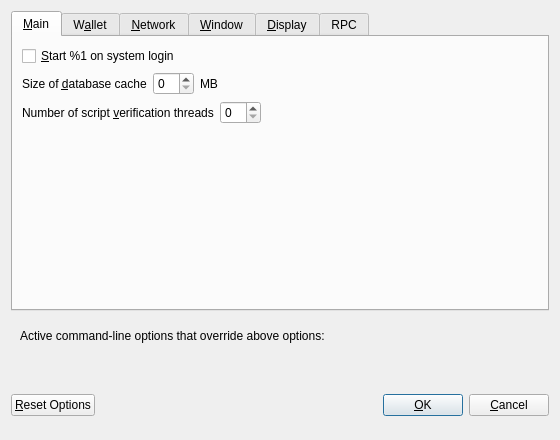
<?xml version="1.0" encoding="UTF-8"?>
<ui version="4.0">
 <class>OptionsDialog</class>
 <widget class="QDialog" name="OptionsDialog">
  <property name="geometry">
   <rect>
    <x>0</x>
    <y>0</y>
    <width>560</width>
    <height>440</height>
   </rect>
  </property>
  <property name="windowTitle">
   <string>Options</string>
  </property>
  <property name="modal">
   <bool>true</bool>
  </property>
  <layout class="QVBoxLayout" name="verticalLayout">
   <item>
    <widget class="QTabWidget" name="tabWidget">
     <property name="currentIndex">
      <number>0</number>
     </property>
     <widget class="QWidget" name="tabMain">
      <attribute name="title">
       <string>&amp;Main</string>
      </attribute>
      <layout class="QVBoxLayout" name="verticalLayout_Main">
       <item>
        <widget class="QCheckBox" name="bitcoinAtStartup">
         <property name="toolTip">
          <string>Automatically start %1 after logging in to the system.</string>
         </property>
         <property name="text">
          <string>&amp;Start %1 on system login</string>
         </property>
        </widget>
       </item>
       <item>
        <layout class="QHBoxLayout" name="horizontalLayout_2_Main">
         <item>
          <widget class="QLabel" name="databaseCacheLabel">
           <property name="text">
            <string>Size of &amp;database cache</string>
           </property>
           <property name="textFormat">
            <enum>Qt::PlainText</enum>
           </property>
           <property name="buddy">
            <cstring>databaseCache</cstring>
           </property>
          </widget>
         </item>
         <item>
          <widget class="QSpinBox" name="databaseCache"/>
         </item>
         <item>
          <widget class="QLabel" name="databaseCacheUnitLabel">
           <property name="text">
            <string>MB</string>
           </property>
           <property name="textFormat">
            <enum>Qt::PlainText</enum>
           </property>
          </widget>
         </item>
         <item>
          <spacer name="horizontalSpacer_2_Main">
           <property name="orientation">
            <enum>Qt::Horizontal</enum>
           </property>
           <property name="sizeHint" stdset="0">
            <size>
             <width>40</width>
             <height>20</height>
            </size>
           </property>
          </spacer>
         </item>
        </layout>
       </item>
       <item>
        <layout class="QHBoxLayout" name="horizontalLayout_3_Main">
         <item>
          <widget class="QLabel" name="threadsScriptVerifLabel">
           <property name="text">
            <string>Number of script &amp;verification threads</string>
           </property>
           <property name="textFormat">
            <enum>Qt::PlainText</enum>
           </property>
           <property name="buddy">
            <cstring>threadsScriptVerif</cstring>
           </property>
          </widget>
         </item>
         <item>
          <widget class="QSpinBox" name="threadsScriptVerif">
           <property name="toolTip">
            <string>(0 = auto, &lt;0 = leave that many cores free)</string>
           </property>
          </widget>
         </item>
         <item>
          <spacer name="horizontalSpacer_3_Main">
           <property name="orientation">
            <enum>Qt::Horizontal</enum>
           </property>
           <property name="sizeHint" stdset="0">
            <size>
             <width>40</width>
             <height>20</height>
            </size>
           </property>
          </spacer>
         </item>
        </layout>
       </item>
       <item>
        <spacer name="verticalSpacer_Main">
         <property name="orientation">
          <enum>Qt::Vertical</enum>
         </property>
         <property name="sizeHint" stdset="0">
          <size>
           <width>20</width>
           <height>40</height>
          </size>
         </property>
        </spacer>
       </item>
      </layout>
     </widget>
     <widget class="QWidget" name="tabWallet">
      <attribute name="title">
       <string>W&amp;allet</string>
      </attribute>
      <layout class="QVBoxLayout" name="verticalLayout_Wallet">
       <item>
        <widget class="QGroupBox" name="groupBox">
         <property name="title">
          <string>Expert</string>
         </property>
         <layout class="QVBoxLayout" name="verticalLayout_2">
          <item>
           <widget class="QCheckBox" name="coinControlFeatures">
            <property name="toolTip">
             <string>Whether to show coin control features or not.</string>
            </property>
            <property name="text">
             <string>Enable coin &amp;control features</string>
            </property>
           </widget>
          </item>
          <item>
           <widget class="QCheckBox" name="spendZeroConfChange">
            <property name="toolTip">
             <string>If you disable the spending of unconfirmed change, the change from a transaction cannot be used until that transaction has at least one confirmation. This also affects how your balance is computed.</string>
            </property>
            <property name="text">
             <string>&amp;Spend unconfirmed change</string>
            </property>
           </widget>
          </item>
         </layout>
        </widget>
       </item>
       <item>
        <spacer name="verticalSpacer_Wallet">
         <property name="orientation">
          <enum>Qt::Vertical</enum>
         </property>
         <property name="sizeHint" stdset="0">
          <size>
           <width>20</width>
           <height>40</height>
          </size>
         </property>
        </spacer>
       </item>
      </layout>
     </widget>
     <widget class="QWidget" name="tabNetwork">
      <attribute name="title">
       <string>&amp;Network</string>
      </attribute>
      <layout class="QVBoxLayout" name="verticalLayout_Network">
       <item>
        <widget class="QCheckBox" name="mapPortUpnp">
         <property name="toolTip">
          <string>Automatically open the MFCoin client port on the router. This only works when your router supports UPnP and it is enabled.</string>
         </property>
         <property name="text">
          <string>Map port using &amp;UPnP</string>
         </property>
        </widget>
       </item>
       <item>
        <widget class="QCheckBox" name="allowIncoming">
         <property name="toolTip">
          <string>Accept connections from outside</string>
         </property>
         <property name="text">
          <string>Allow incoming connections</string>
         </property>
        </widget>
       </item>
       <item>
        <widget class="QCheckBox" name="connectSocks">
         <property name="toolTip">
          <string>Connect to the MFCoin network through a SOCKS5 proxy.</string>
         </property>
         <property name="text">
          <string>&amp;Connect through SOCKS5 proxy (default proxy):</string>
         </property>
        </widget>
       </item>
       <item>
        <layout class="QHBoxLayout" name="horizontalLayout_1_Network">
         <item>
          <widget class="QLabel" name="proxyIpLabel">
           <property name="text">
            <string>Proxy &amp;IP:</string>
           </property>
           <property name="textFormat">
            <enum>Qt::PlainText</enum>
           </property>
           <property name="buddy">
            <cstring>proxyIp</cstring>
           </property>
          </widget>
         </item>
         <item>
          <widget class="QValidatedLineEdit" name="proxyIp">
           <property name="minimumSize">
            <size>
             <width>140</width>
             <height>0</height>
            </size>
           </property>
           <property name="maximumSize">
            <size>
             <width>140</width>
             <height>16777215</height>
            </size>
           </property>
           <property name="toolTip">
            <string>IP address of the proxy (e.g. IPv4: 127.0.0.1 / IPv6: ::1)</string>
           </property>
          </widget>
         </item>
         <item>
          <widget class="QLabel" name="proxyPortLabel">
           <property name="text">
            <string>&amp;Port:</string>
           </property>
           <property name="textFormat">
            <enum>Qt::PlainText</enum>
           </property>
           <property name="buddy">
            <cstring>proxyPort</cstring>
           </property>
          </widget>
         </item>
         <item>
          <widget class="QLineEdit" name="proxyPort">
           <property name="minimumSize">
            <size>
             <width>55</width>
             <height>0</height>
            </size>
           </property>
           <property name="maximumSize">
            <size>
             <width>55</width>
             <height>16777215</height>
            </size>
           </property>
           <property name="toolTip">
            <string>Port of the proxy (e.g. 9050)</string>
           </property>
          </widget>
         </item>
         <item>
          <spacer name="horizontalSpacer_1_Network">
           <property name="orientation">
            <enum>Qt::Horizontal</enum>
           </property>
           <property name="sizeHint" stdset="0">
            <size>
             <width>40</width>
             <height>20</height>
            </size>
           </property>
          </spacer>
         </item>
        </layout>
       </item>
       <item>
        <layout class="QHBoxLayout" name="horizontalLayout_2_Network">
         <item>
          <widget class="QLabel" name="proxyActiveNets">
           <property name="text">
            <string>Used for reaching peers via:</string>
           </property>
           <property name="textFormat">
            <enum>Qt::PlainText</enum>
           </property>
          </widget>
         </item>
         <item>
          <widget class="QCheckBox" name="proxyReachIPv4">
           <property name="enabled">
            <bool>false</bool>
           </property>
           <property name="toolTip">
            <string>Shows, if the supplied default SOCKS5 proxy is used to reach peers via this network type.</string>
           </property>
           <property name="text">
            <string/>
           </property>
          </widget>
         </item>
         <item>
          <widget class="QLabel" name="proxyReachIPv4Label">
           <property name="text">
            <string>IPv4</string>
           </property>
           <property name="textFormat">
            <enum>Qt::PlainText</enum>
           </property>
          </widget>
         </item>
         <item>
          <widget class="QCheckBox" name="proxyReachIPv6">
           <property name="enabled">
            <bool>false</bool>
           </property>
           <property name="toolTip">
            <string>Shows, if the supplied default SOCKS5 proxy is used to reach peers via this network type.</string>
           </property>
           <property name="text">
            <string/>
           </property>
          </widget>
         </item>
         <item>
          <widget class="QLabel" name="proxyReachIPv6Label">
           <property name="text">
            <string>IPv6</string>
           </property>
           <property name="textFormat">
            <enum>Qt::PlainText</enum>
           </property>
          </widget>
         </item>
         <item>
          <widget class="QCheckBox" name="proxyReachTor">
           <property name="enabled">
            <bool>false</bool>
           </property>
           <property name="toolTip">
            <string>Shows, if the supplied default SOCKS5 proxy is used to reach peers via this network type.</string>
           </property>
           <property name="text">
            <string/>
           </property>
          </widget>
         </item>
         <item>
          <widget class="QLabel" name="proxyReachTorLabel">
           <property name="text">
            <string>Tor</string>
           </property>
           <property name="textFormat">
            <enum>Qt::PlainText</enum>
           </property>
          </widget>
         </item>
         <item>
          <spacer name="horizontalSpacer_2_Network">
           <property name="orientation">
            <enum>Qt::Horizontal</enum>
           </property>
           <property name="sizeHint" stdset="0">
            <size>
             <width>40</width>
             <height>20</height>
            </size>
           </property>
          </spacer>
         </item>
        </layout>
       </item>
       <item>
        <widget class="QCheckBox" name="connectSocksTor">
         <property name="toolTip">
          <string>Connect to the MFCoin network through a separate SOCKS5 proxy for Tor hidden services.</string>
         </property>
         <property name="text">
          <string>Use separate SOCKS5 proxy to reach peers via Tor hidden services:</string>
         </property>
        </widget>
       </item>
       <item>
        <layout class="QHBoxLayout" name="horizontalLayout_3_Network">
         <item>
          <widget class="QLabel" name="proxyIpTorLabel">
           <property name="text">
            <string>Proxy &amp;IP:</string>
           </property>
           <property name="textFormat">
            <enum>Qt::PlainText</enum>
           </property>
           <property name="buddy">
            <cstring>proxyIpTor</cstring>
           </property>
          </widget>
         </item>
         <item>
          <widget class="QValidatedLineEdit" name="proxyIpTor">
           <property name="minimumSize">
            <size>
             <width>140</width>
             <height>0</height>
            </size>
           </property>
           <property name="maximumSize">
            <size>
             <width>140</width>
             <height>16777215</height>
            </size>
           </property>
           <property name="toolTip">
            <string>IP address of the proxy (e.g. IPv4: 127.0.0.1 / IPv6: ::1)</string>
           </property>
          </widget>
         </item>
         <item>
          <widget class="QLabel" name="proxyPortTorLabel">
           <property name="text">
            <string>&amp;Port:</string>
           </property>
           <property name="textFormat">
            <enum>Qt::PlainText</enum>
           </property>
           <property name="buddy">
            <cstring>proxyPortTor</cstring>
           </property>
          </widget>
         </item>
         <item>
          <widget class="QLineEdit" name="proxyPortTor">
           <property name="minimumSize">
            <size>
             <width>55</width>
             <height>0</height>
            </size>
           </property>
           <property name="maximumSize">
            <size>
             <width>55</width>
             <height>16777215</height>
            </size>
           </property>
           <property name="toolTip">
            <string>Port of the proxy (e.g. 9050)</string>
           </property>
          </widget>
         </item>
         <item>
          <spacer name="horizontalSpacer_4_Network">
           <property name="orientation">
            <enum>Qt::Horizontal</enum>
           </property>
           <property name="sizeHint" stdset="0">
            <size>
             <width>40</width>
             <height>20</height>
            </size>
           </property>
          </spacer>
         </item>
        </layout>
       </item>
       <item>
        <spacer name="verticalSpacer_Network">
         <property name="orientation">
          <enum>Qt::Vertical</enum>
         </property>
         <property name="sizeHint" stdset="0">
          <size>
           <width>20</width>
           <height>40</height>
          </size>
         </property>
        </spacer>
       </item>
      </layout>
     </widget>
     <widget class="QWidget" name="tabWindow">
      <attribute name="title">
       <string>&amp;Window</string>
      </attribute>
      <layout class="QVBoxLayout" name="verticalLayout_Window">
       <item>
        <widget class="QCheckBox" name="hideTrayIcon">
         <property name="toolTip">
          <string>&amp;Hide the icon from the system tray.</string>
         </property>
         <property name="text">
          <string>Hide tray icon</string>
         </property>
        </widget>
       </item>
       <item>
        <widget class="QCheckBox" name="minimizeToTray">
         <property name="toolTip">
          <string>Show only a tray icon after minimizing the window.</string>
         </property>
         <property name="text">
          <string>&amp;Minimize to the tray instead of the taskbar</string>
         </property>
        </widget>
       </item>
       <item>
        <widget class="QCheckBox" name="minimizeOnClose">
         <property name="toolTip">
          <string>Minimize instead of exit the application when the window is closed. When this option is enabled, the application will be closed only after selecting Exit in the menu.</string>
         </property>
         <property name="text">
          <string>M&amp;inimize on close</string>
         </property>
        </widget>
       </item>
       <item>
        <spacer name="verticalSpacer_Window">
         <property name="orientation">
          <enum>Qt::Vertical</enum>
         </property>
         <property name="sizeHint" stdset="0">
          <size>
           <width>20</width>
           <height>40</height>
          </size>
         </property>
        </spacer>
       </item>
      </layout>
     </widget>
     <widget class="QWidget" name="tabDisplay">
      <attribute name="title">
       <string>&amp;Display</string>
      </attribute>
      <layout class="QVBoxLayout" name="verticalLayout_Display">
       <item>
        <layout class="QHBoxLayout" name="horizontalLayout_1_Display">
         <item>
          <widget class="QLabel" name="langLabel">
           <property name="text">
            <string>User Interface &amp;language:</string>
           </property>
           <property name="textFormat">
            <enum>Qt::PlainText</enum>
           </property>
           <property name="buddy">
            <cstring>lang</cstring>
           </property>
          </widget>
         </item>
         <item>
          <widget class="QValueComboBox" name="lang">
           <property name="toolTip">
            <string>The user interface language can be set here. This setting will take effect after restarting %1.</string>
           </property>
          </widget>
         </item>
        </layout>
       </item>
       <item>
        <layout class="QHBoxLayout" name="horizontalLayout_2_Display">
         <item>
          <widget class="QLabel" name="unitLabel">
           <property name="text">
            <string>&amp;Unit to show amounts in:</string>
           </property>
           <property name="textFormat">
            <enum>Qt::PlainText</enum>
           </property>
           <property name="buddy">
            <cstring>unit</cstring>
           </property>
          </widget>
         </item>
         <item>
          <widget class="QValueComboBox" name="unit">
           <property name="toolTip">
            <string>Choose the default subdivision unit to show in the interface and when sending coins.</string>
           </property>
          </widget>
         </item>
        </layout>
       </item>
       <item>
        <layout class="QHBoxLayout" name="horizontalLayout_3_Display">
         <item>
          <widget class="QLabel" name="thirdPartyTxUrlsLabel">
           <property name="toolTip">
            <string>Third party URLs (e.g. a block explorer) that appear in the transactions tab as context menu items. %s in the URL is replaced by transaction hash. Multiple URLs are separated by vertical bar |.</string>
           </property>
           <property name="text">
            <string>Third party transaction URLs</string>
           </property>
           <property name="buddy">
            <cstring>thirdPartyTxUrls</cstring>
           </property>
          </widget>
         </item>
         <item>
          <widget class="QLineEdit" name="thirdPartyTxUrls">
           <property name="toolTip">
            <string>Third party URLs (e.g. a block explorer) that appear in the transactions tab as context menu items. %s in the URL is replaced by transaction hash. Multiple URLs are separated by vertical bar |.</string>
           </property>
          </widget>
         </item>
        </layout>
       </item>
       <item>
        <spacer name="verticalSpacer_Display">
         <property name="orientation">
          <enum>Qt::Vertical</enum>
         </property>
         <property name="sizeHint" stdset="0">
          <size>
           <width>20</width>
           <height>40</height>
          </size>
         </property>
        </spacer>
       </item>
      </layout>
     </widget>
     <widget class="QWidget" name="tabRpc">
      <attribute name="title">
       <string>RPC</string>
      </attribute>
      <layout class="QFormLayout" name="formLayout">
       <item row="1" column="0">
        <widget class="QCheckBox" name="checkBox">
         <property name="toolTip">
          <string>Sets server=1</string>
         </property>
         <property name="text">
          <string>Enable server</string>
         </property>
        </widget>
       </item>
       <item row="2" column="0">
        <widget class="QCheckBox" name="checkListenPort">
         <property name="toolTip">
          <string>Sets listen=1</string>
         </property>
         <property name="text">
          <string>Listen ports</string>
         </property>
        </widget>
       </item>
       <item row="3" column="0">
        <widget class="QCheckBox" name="checkDebugRpc">
         <property name="toolTip">
          <string>Writes debug=rpc</string>
         </property>
         <property name="text">
          <string>Debug rpc</string>
         </property>
        </widget>
       </item>
       <item row="4" column="0">
        <widget class="QLabel" name="userNameLabel">
         <property name="text">
          <string>Rpc user name:</string>
         </property>
        </widget>
       </item>
       <item row="4" column="1">
        <widget class="QLineEdit" name="rcpUserNameLineEdit">
         <property name="dragEnabled">
          <bool>true</bool>
         </property>
         <property name="clearButtonEnabled">
          <bool>true</bool>
         </property>
        </widget>
       </item>
       <item row="5" column="0">
        <widget class="QLabel" name="rpcUserPasswordLabel">
         <property name="text">
          <string>Rpc user password:</string>
         </property>
        </widget>
       </item>
       <item row="5" column="1">
        <widget class="QLineEdit" name="rpcUserPasswordLineEdit">
         <property name="toolTip">
          <string>You should choose a strong random password. This is the RPC password and &lt;b&gt;not&lt;/b&gt; your wallet encryption password.</string>
         </property>
         <property name="echoMode">
          <enum>QLineEdit::Password</enum>
         </property>
         <property name="clearButtonEnabled">
          <bool>true</bool>
         </property>
        </widget>
       </item>
       <item row="6" column="0" colspan="2">
        <widget class="QLabel" name="labelCheckRpc">
         <property name="text">
          <string>To check, restart wallet and click &lt;a href=&quot;http://127.0.0.1:22825&quot;&gt;this hyperlink&lt;/a&gt; to open in browser.</string>
         </property>
         <property name="openExternalLinks">
          <bool>true</bool>
         </property>
        </widget>
       </item>
       <item row="7" column="1">
        <spacer name="verticalSpacer">
         <property name="orientation">
          <enum>Qt::Vertical</enum>
         </property>
         <property name="sizeHint" stdset="0">
          <size>
           <width>20</width>
           <height>40</height>
          </size>
         </property>
        </spacer>
       </item>
       <item row="0" column="0" colspan="2">
        <widget class="QLabel" name="labelMFCoinConf">
         <property name="text">
          <string>This window edits &lt;a href=&quot;mfcoin.conf&quot;&gt;mfcoin.conf&lt;/a&gt; file.</string>
         </property>
        </widget>
       </item>
      </layout>
     </widget>
    </widget>
   </item>
   <item>
    <widget class="QFrame" name="frame">
     <layout class="QVBoxLayout" name="verticalLayout_Bottom">
      <item>
       <layout class="QHBoxLayout" name="horizontalLayout_Bottom">
        <item>
         <widget class="QLabel" name="overriddenByCommandLineInfoLabel">
          <property name="text">
           <string>Active command-line options that override above options:</string>
          </property>
          <property name="textFormat">
           <enum>Qt::PlainText</enum>
          </property>
         </widget>
        </item>
        <item>
         <spacer name="horizontalSpacer_Bottom">
          <property name="orientation">
           <enum>Qt::Horizontal</enum>
          </property>
          <property name="sizeHint" stdset="0">
           <size>
            <width>40</width>
            <height>20</height>
           </size>
          </property>
         </spacer>
        </item>
       </layout>
      </item>
      <item>
       <widget class="QLabel" name="overriddenByCommandLineLabel">
        <property name="text">
         <string/>
        </property>
        <property name="textFormat">
         <enum>Qt::PlainText</enum>
        </property>
        <property name="wordWrap">
         <bool>true</bool>
        </property>
       </widget>
      </item>
     </layout>
    </widget>
   </item>
   <item>
    <layout class="QHBoxLayout" name="horizontalLayout_Buttons">
     <item>
      <widget class="QPushButton" name="resetButton">
       <property name="toolTip">
        <string>Reset all client options to default.</string>
       </property>
       <property name="text">
        <string>&amp;Reset Options</string>
       </property>
       <property name="autoDefault">
        <bool>false</bool>
       </property>
      </widget>
     </item>
     <item>
      <spacer name="horizontalSpacer_1">
       <property name="orientation">
        <enum>Qt::Horizontal</enum>
       </property>
       <property name="sizeHint" stdset="0">
        <size>
         <width>40</width>
         <height>48</height>
        </size>
       </property>
      </spacer>
     </item>
     <item>
      <widget class="QLabel" name="statusLabel">
       <property name="minimumSize">
        <size>
         <width>200</width>
         <height>0</height>
        </size>
       </property>
       <property name="font">
        <font>
         <weight>75</weight>
         <bold>true</bold>
        </font>
       </property>
       <property name="text">
        <string/>
       </property>
       <property name="textFormat">
        <enum>Qt::PlainText</enum>
       </property>
       <property name="wordWrap">
        <bool>true</bool>
       </property>
      </widget>
     </item>
     <item>
      <spacer name="horizontalSpacer_2">
       <property name="orientation">
        <enum>Qt::Horizontal</enum>
       </property>
       <property name="sizeHint" stdset="0">
        <size>
         <width>40</width>
         <height>48</height>
        </size>
       </property>
      </spacer>
     </item>
     <item>
      <widget class="QPushButton" name="okButton">
       <property name="text">
        <string>&amp;OK</string>
       </property>
       <property name="autoDefault">
        <bool>false</bool>
       </property>
       <property name="default">
        <bool>true</bool>
       </property>
      </widget>
     </item>
     <item>
      <widget class="QPushButton" name="cancelButton">
       <property name="text">
        <string>&amp;Cancel</string>
       </property>
       <property name="autoDefault">
        <bool>false</bool>
       </property>
      </widget>
     </item>
    </layout>
   </item>
  </layout>
 </widget>
 <customwidgets>
  <customwidget>
   <class>QValidatedLineEdit</class>
   <extends>QLineEdit</extends>
   <header>qvalidatedlineedit.h</header>
  </customwidget>
  <customwidget>
   <class>QValueComboBox</class>
   <extends>QComboBox</extends>
   <header>qvaluecombobox.h</header>
  </customwidget>
 </customwidgets>
 <resources/>
 <connections/>
</ui>
